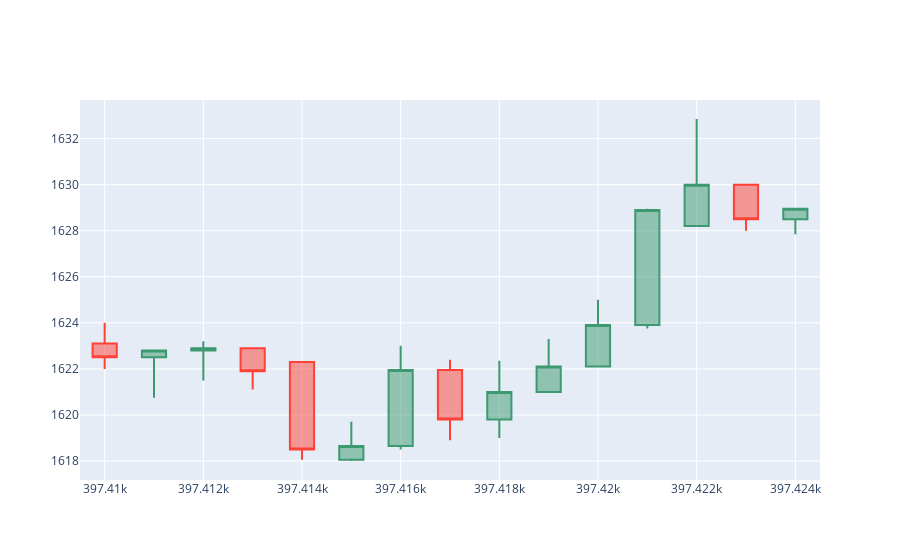

The code cell stored with this chart in its notebook:
### Code cell
i = 397414
check_df = df.loc[i-4:i+10]
# check_df
plot(check_df)
